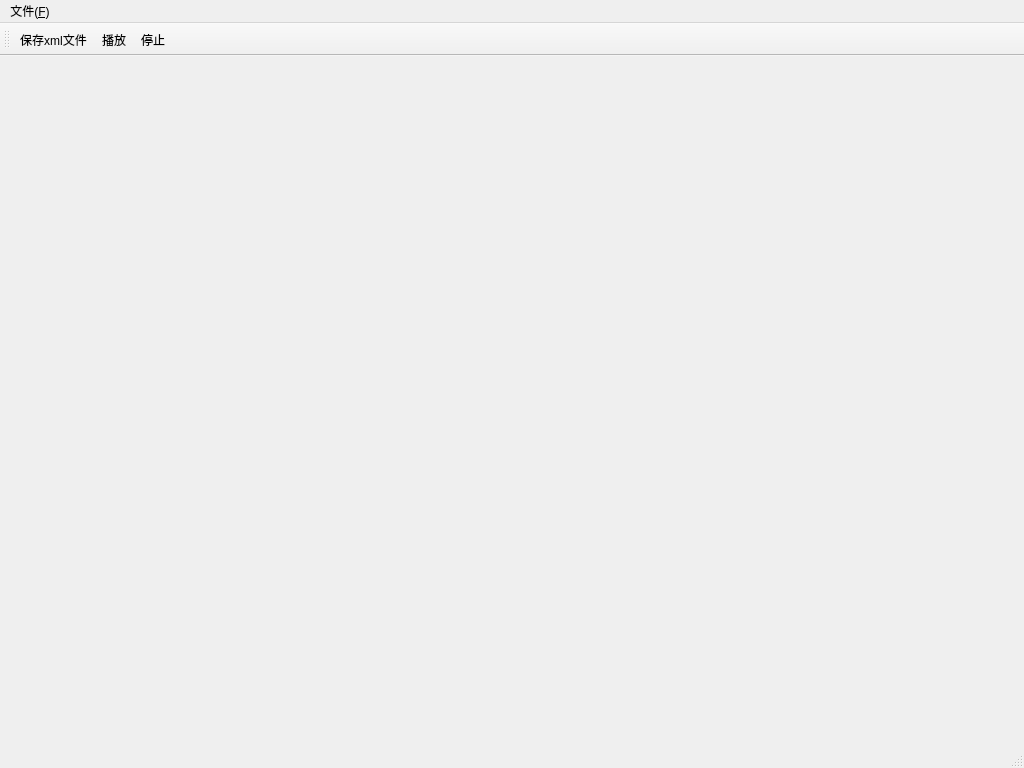
<?xml version="1.0" encoding="UTF-8"?>
<ui version="4.0">
 <class>ModelEditorClass</class>
 <widget class="QMainWindow" name="ModelEditorClass">
  <property name="geometry">
   <rect>
    <x>0</x>
    <y>0</y>
    <width>1024</width>
    <height>768</height>
   </rect>
  </property>
  <property name="windowTitle">
   <string>ModelEditor</string>
  </property>
  <widget class="QWidget" name="centralWidget"/>
  <widget class="QMenuBar" name="menuBar">
   <property name="geometry">
    <rect>
     <x>0</x>
     <y>0</y>
     <width>1024</width>
     <height>23</height>
    </rect>
   </property>
   <widget class="QMenu" name="menu_F">
    <property name="title">
     <string>文件(&amp;F)</string>
    </property>
    <addaction name="openObjFile"/>
    <addaction name="openM3dFile"/>
    <addaction name="openMEProjFile"/>
    <addaction name="saveFile"/>
   </widget>
   <addaction name="menu_F"/>
  </widget>
  <widget class="QToolBar" name="mainToolBar">
   <attribute name="toolBarArea">
    <enum>TopToolBarArea</enum>
   </attribute>
   <attribute name="toolBarBreak">
    <bool>false</bool>
   </attribute>
   <addaction name="action_save"/>
   <addaction name="action_play"/>
   <addaction name="action_stop"/>
  </widget>
  <widget class="QStatusBar" name="statusBar"/>
  <action name="openObjFile">
   <property name="text">
    <string>打开.obj文件</string>
   </property>
  </action>
  <action name="saveFile">
   <property name="text">
    <string>保存文件</string>
   </property>
  </action>
  <action name="openM3dFile">
   <property name="text">
    <string>打开.m3d文件</string>
   </property>
  </action>
  <action name="openMEProjFile">
   <property name="text">
    <string>打开.meproj文件</string>
   </property>
  </action>
  <action name="action_save">
   <property name="icon">
    <iconset resource="modeleditor.qrc">
     <normaloff>:/ModelEditor/Resources/Save.png</normaloff>:/ModelEditor/Resources/Save.png</iconset>
   </property>
   <property name="text">
    <string>保存xml文件</string>
   </property>
   <property name="toolTip">
    <string>保存文件</string>
   </property>
  </action>
  <action name="action_play">
   <property name="icon">
    <iconset resource="modeleditor.qrc">
     <normaloff>:/ModelEditor/Resources/Play.png</normaloff>:/ModelEditor/Resources/Play.png</iconset>
   </property>
   <property name="text">
    <string>播放</string>
   </property>
  </action>
  <action name="action_stop">
   <property name="icon">
    <iconset resource="modeleditor.qrc">
     <normaloff>:/ModelEditor/Resources/Stop.png</normaloff>:/ModelEditor/Resources/Stop.png</iconset>
   </property>
   <property name="text">
    <string>停止</string>
   </property>
   <property name="toolTip">
    <string>停止</string>
   </property>
  </action>
 </widget>
 <layoutdefault spacing="6" margin="11"/>
 <resources>
  <include location="modeleditor.qrc"/>
 </resources>
 <connections/>
</ui>
